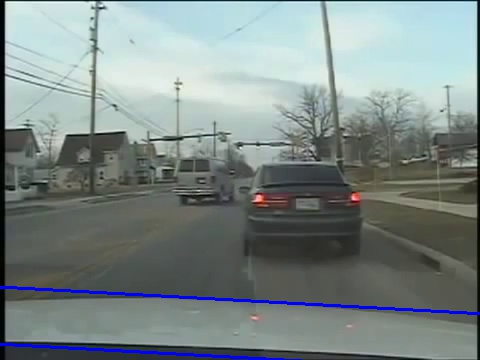
#> input picture ÿ.jpg, 480 x 360 px, given in place of yout.mp4, which was not available
$ python pcamroad.py
#> lines starting #> are read from the running program, lines starting #| are printed output that depends on the picture; after the words box and inside, x2 and y2 are one past the last pixel; in counts of white or black regions, pixels touching at a corner belong together; pictures that were not available may be replaced by others from this repository, and a replacement may not be noted
import numpy as np
import cv2

cap = cv2.VideoCapture('yout.mp4')

# take first frame of the video
ret,frame = cap.read()
#> frame is the input picture: shape (360, 480, 3); mean B, G, R 135.1, 136.3, 124.9

# setup initial location of window
#r,h,c,w = 250,90,400,125  # simply hardcoded the values
r,h,c,w = 350,220,100,325  # simply hardcoded the values
track_window = (c,r,w,h)
count=0
# set up the ROI for tracking
roi = frame[r:r+h, c:c+w]
hsv_roi =  cv2.cvtColor(roi, cv2.COLOR_BGR2HSV)
mask = cv2.inRange(hsv_roi, np.array((0., 60.,32.)), np.array((180.,255.,255.)))
roi_hist = cv2.calcHist([hsv_roi],[0],mask,[180],[0,180])
#> roi_hist = 180 values, max 359 at index 120, min 0 at index 0, mean 6.74
cv2.normalize(roi_hist,roi_hist,0,255,cv2.NORM_MINMAX)

# Setup the termination criteria, either 10 iteration or move by atleast 1 pt
term_crit = ( cv2.TERM_CRITERIA_EPS | cv2.TERM_CRITERIA_COUNT, 10, 1 )
bx1=0
bx2=10
by1=0
by2=10
road_counter=0
while(1):
    ret ,frame = cap.read()

    if ret == True:
        hsv = cv2.cvtColor(frame, cv2.COLOR_BGR2HSV)
#> hsv: shape (360, 480, 3); mean H, S, V 69.5, 33.6, 140.5
        dst = cv2.calcBackProject([hsv],[0],roi_hist,[0,180],1)
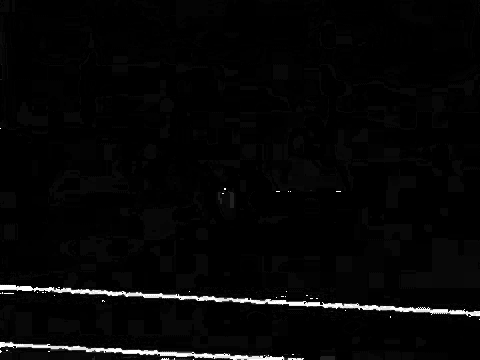
#> dst: shape (360, 480); min 0, max 255, mean 6.2

        # apply meanshift to get the new location
        ret, track_window = cv2.meanShift(dst, track_window, term_crit)
#> ret = 3; track_window = (29, 350, 325, 10)

        # Draw it on image
        #print(track_window)
        x,y,w,h = track_window
#> x = 29; y = 350; w = 325; h = 10
        print(x)
#| 29

        gray = cv2.cvtColor(frame,cv2.COLOR_BGR2GRAY)
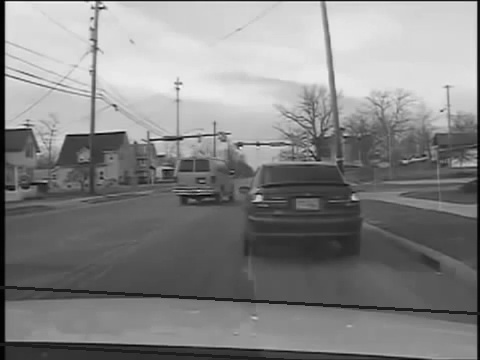
#> gray: shape (360, 480); min 0, max 251, mean 132.7
        edges = cv2.Canny(gray,50,150,apertureSize = 3)
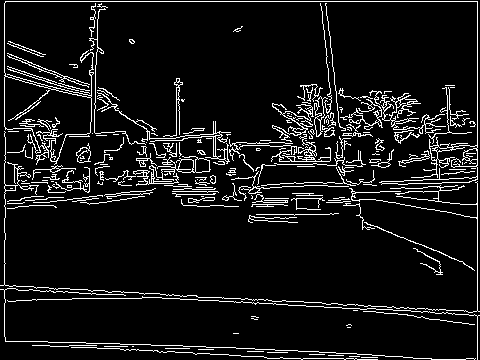
#> edges: shape (360, 480); 8.4% white in thin lines or dots
        minLineLength = 100
        maxLineGap = 20
        lines = cv2.HoughLinesP(edges,1,np.pi/90,100,minLineLength,maxLineGap)
#> lines = 35 rows, first 6: [5, 1, 477, 1], [477, 147, 477, 2], [4, 262, 4, 240], [4, 126, 4, 77], [158, 345, 182, 345], [185, 191, 206, 191]
        for x1,y1,x2,y2 in lines[0]:
            #print(lines)
            slope=(y2-y1)/(x2-x1)

            if(slope==0) :
                continue
            #cv2.line(img,(x1,y1),(x2,y2),(0,0,255),2)
            if(slope == -1):
                bx1=x1
                by1=y1
            if(slope==1):
                bx2=x2
                bx2=y2
            cv2.rectangle(frame, (bx1, by1), (bx1+bx2, by1+by2), (0, 255, 0), thickness=-1, lineType=8, shift=0)
            road_counter+=1
#> this loop made 1 pass
#> (x1, y1, x2, y2, slope) on pass 1: (5, 1, 477, 1, 0)
#> after the loop, road_counter = 0

            #cv.Rectangle(img, pt1, pt2, color, thickness=-1, lineType=8, shift=0)

        img2 = cv2.rectangle(frame, (x,y), (x+w,y+h), 255,2)
        cv2.imshow('img2',frame)
        #cv2.imshow('img4',gray)
        cv2.imshow('img3',edges)
        cv2.imshow('img5',gray)


        # define range of blue color in HSV
        lower_pink = np.array([115,0,150])
        upper_pink = np.array([179,255,255])

        # Threshold the HSV image to get only blue colors
        mask = cv2.inRange(hsv, lower_pink, upper_pink)
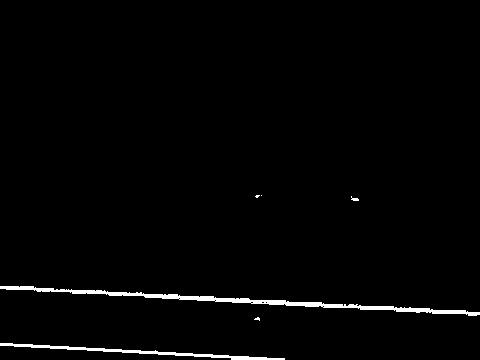
#> mask: shape (360, 480); 1.6% white; 6 white regions (3 under 20 px), largest, box (x1, y1, x2, y2) and area: (0, 286, 480, 316) 1922, (0, 343, 285, 360) 862, (351, 196, 359, 201) 22
        res = cv2.bitwise_and(frame,frame, mask= mask)
        cv2.imshow('res',res)
        #cv2.imshow('mask',mask)


        #cv2.imshow('hsv',hsv)
        count=count+1
        print(count)
        k = cv2.waitKey(60) & 0xff
#> (key Esc is pressed here)
        if k == 27 :
            break

    else:
        print("You are pretty much screwed up !")
        break
print("The Road Counter for the execution is : "+str(road_counter/2))
#| The Road Counter for the execution is : 0.0
cv2.destroyAllWindows()
cap.release()


# [51 lines of commented-out code are left out]
